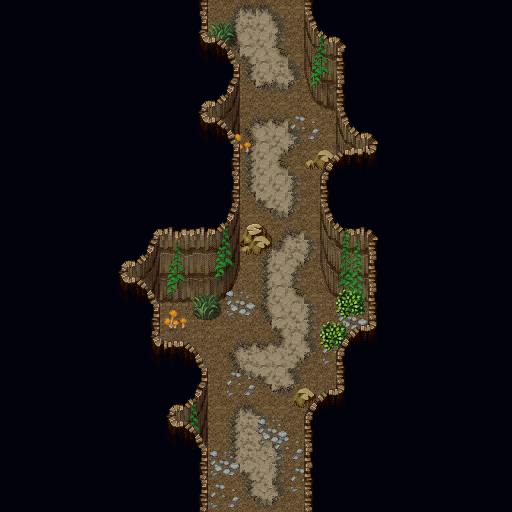

Rendered tile map (Tiled .tmx) drawn with the repository's tilesets; below, a short description and the map source with its tile grids summarised:
An orthogonal 32x32 tile map with 16x16 px tiles, 10 tile layers (Ground, Dirt, Side walls, Rock walls, ...), 7 tilesets.

<map version="1.4" tiledversion="1.4.3" orientation="orthogonal" renderorder="left-up" width="32" height="32" tilewidth="16" tileheight="16" infinite="0" nextlayerid="17" nextobjectid="1">
 <tileset firstgid="1" source="Tilesets/VS Dungeon Set 01/_Tiled_Hanzo-Dungeon01VS.tsx" />
 <tileset firstgid="1025" source="Tilesets/VS Dungeon Set 01/_Tiled_AT-A5-DungeonVX01-Ground.tsx" />
 <tileset firstgid="1033" source="Tilesets/VS Dungeon Set 01/_Tiled_AT-A2-DungeonVX01-GroundTiles.tsx" />
 <tileset firstgid="1177" source="Tilesets/VS Cliff Set 01/Tiled/Hanzo-CliffSet02VS-1.tsx" />
 <tileset firstgid="2201" source="Tilesets/VS Dungeon Set 02/Hanzo-Dungeon02VSb.tsx" />
 <tileset firstgid="3225" source="Tilesets/VS Ruins Town/Hanzo-RuinsTown01VScopy.tsx" />
 <tileset firstgid="4249" source="Tilesets/VS Cliff Set 02/Hanzo-CliffSet02VS-2.tsx" />
 <group id="3" name="Layer 1">
  <layer id="1" name="Ground" width="32" height="32">
   <data>[1024 cells, 232 non-empty, 4 distinct tile ids]</data>
  </layer>
  <layer id="13" name="Dirt" width="32" height="32">
   <data>[1024 cells, 122 non-empty, 24 distinct tile ids]</data>
  </layer>
  <layer id="8" name="Side walls" width="32" height="32">
   <data>[1024 cells, 52 non-empty, 12 distinct tile ids]</data>
  </layer>
  <layer id="9" name="Rock walls" width="32" height="32">
   <data>[1024 cells, 88 non-empty, 34 distinct tile ids]</data>
  </layer>
  <layer id="14" name="BackObstacles" width="32" height="32">
   <data>[1024 cells, 14 non-empty, 14 distinct tile ids]</data>
  </layer>
  <layer id="12" name="Obstacles" width="32" height="32">
   <data>[1024 cells, 92 non-empty, 40 distinct tile ids]</data>
  </layer>
  <layer id="15" name="FrontObstacles" width="32" height="32">
   <data>[1024 cells, 12 non-empty, 8 distinct tile ids]</data>
  </layer>
  <layer id="16" name="Rock walls in front of obstacles" width="32" height="32">
   <data>[1024 cells, 5 non-empty, 3 distinct tile ids]</data>
  </layer>
 </group>
 <group id="4" name="Layer 2">
  <layer id="11" name="Rock (void)" width="32" height="32">
   <data>[1024 cells, 669 non-empty, 1 distinct tile ids]</data>
  </layer>
  <layer id="7" name="Walls" width="32" height="32">
   <data>[1024 cells, 36 non-empty, 12 distinct tile ids]</data>
  </layer>
 </group>
</map>
